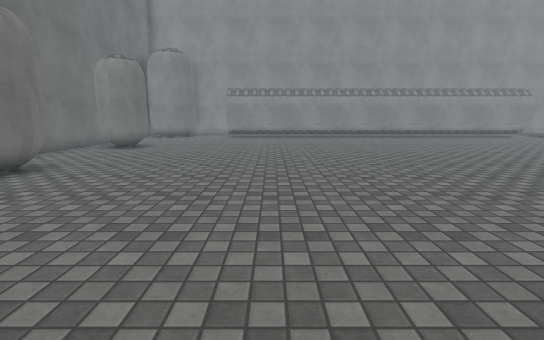
View 1 (above)

20 first-person views from a walk through a scene from a Unity 3-D project. The camera is 1.3 m above the floor, tilts 10° down and sees 85° across. The floor is counted in squares, 1 m on a side. Each view is taken from the middle of a square. On the plan, view 1 faces up. The plan holds only what a view shows up to about 14 squares ahead; the rest is blank. Some animated figures are left out. Surface patterns are stand-ins for the level's own textures.

View 2
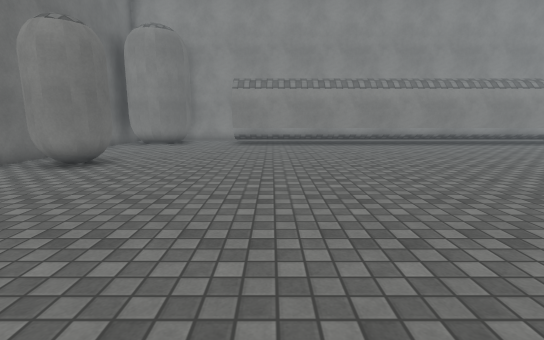

View 3
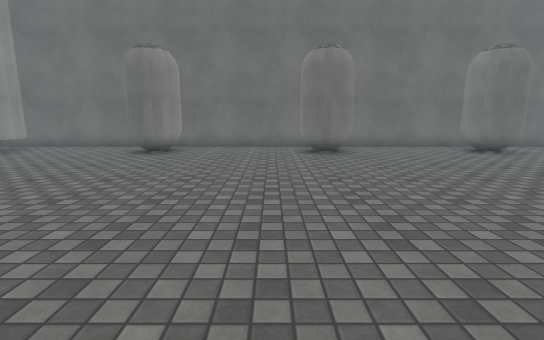

View 4
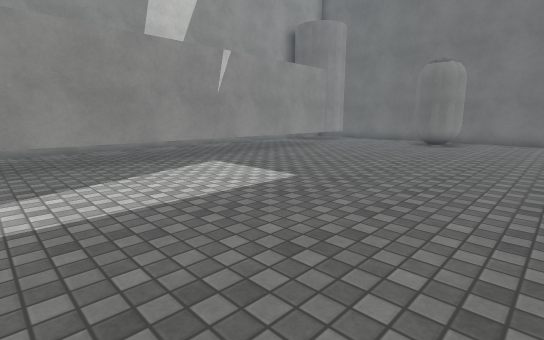

View 5
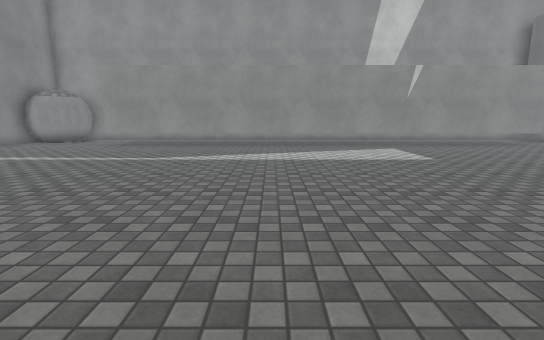

View 6
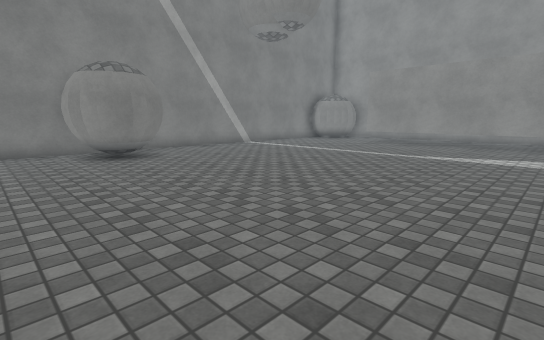

View 7
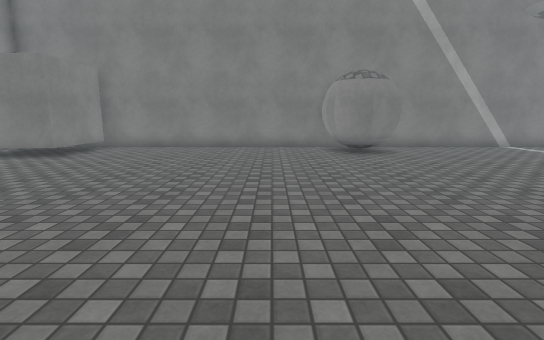

View 8
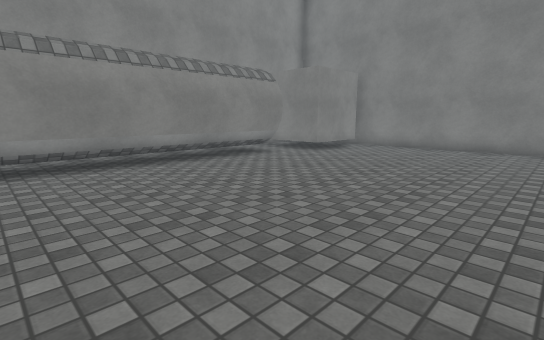

View 9
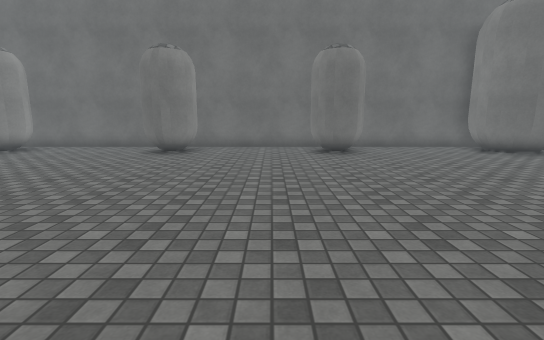

View 10
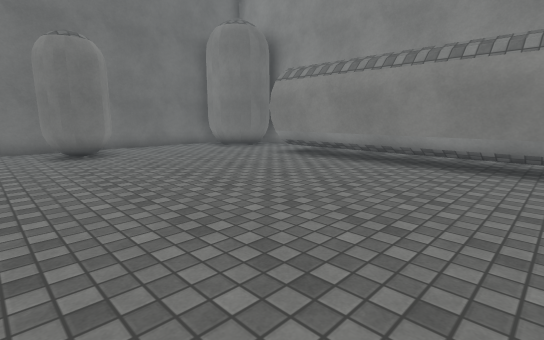

View 11
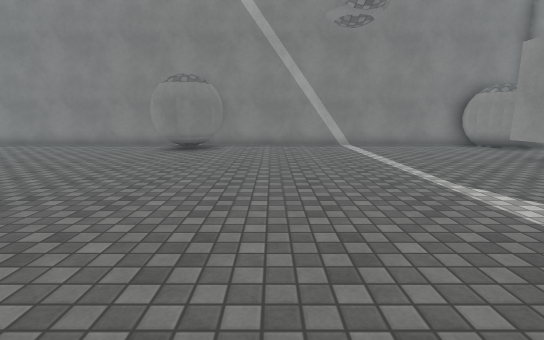

View 12
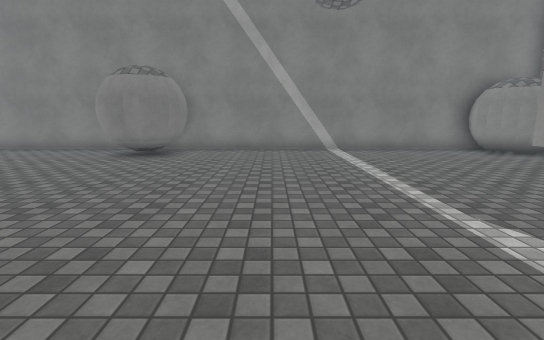

View 13
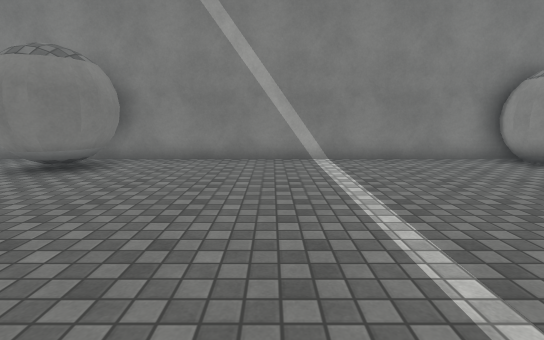

View 14
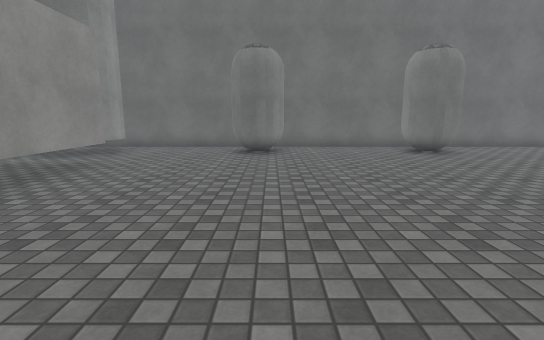

View 15
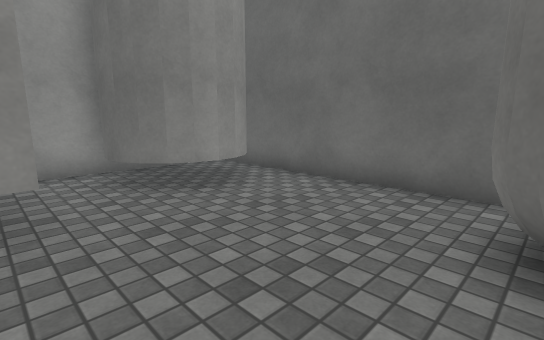

View 16
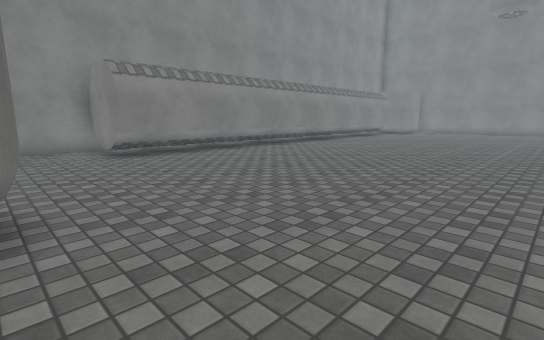

View 17
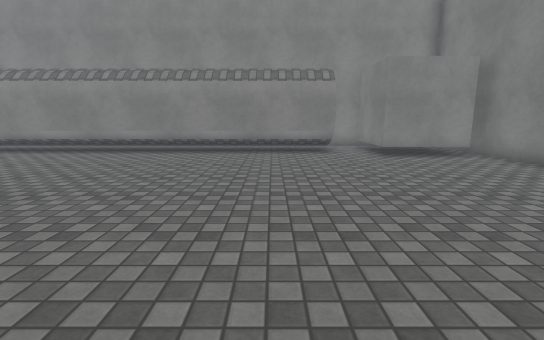

View 18
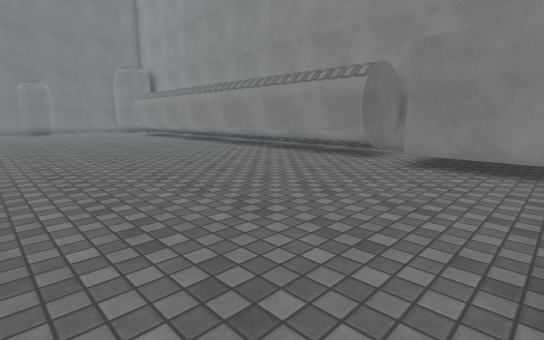

View 19
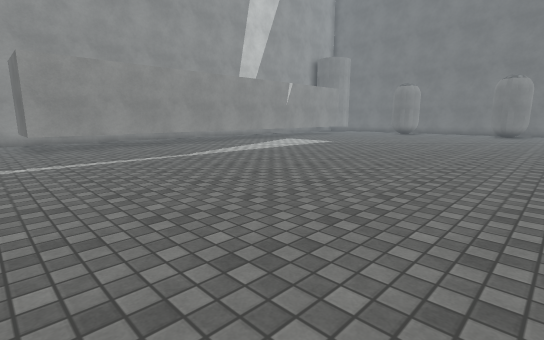

View 20
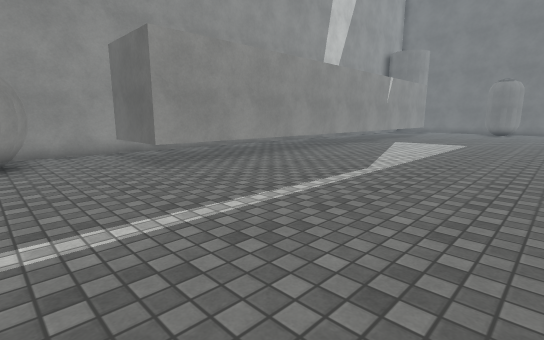

### Floor plan
Points are (right, up) in squares from view 1. A wall is a line through its corners. A room is listed if a view was taken in it or the views show most of it. See-through windows are left out.
Room 1 (views 1, 2, 3, 4, 5, 6, 7, 8, 9, 10, 11, 12, 13, 14, 15, 16, 17, 18, 19, 20)
walls: (18.3, 7.6) (18.4, 8.1); (18.4, 6.9) (18.3, 7.8) (18.7, 8.6) (19.4, 9) (19.8, 9); (18.6, 8.4) (18.9, 8.7); (19.1, 6.2) (18.6, 6.7) (18.4, 7.1); (-3.5, -3.7) (16.6, -3.7) (16.6, -6.8); (20.3, 6.2) (19.9, 6.1) (19.3, 6.2) (19, 6.3); (-2.8, 18.9) (-2.8, 21.6); (21.4, 8.4) (21.4, 19.2); (16.3, 18.8) (-2.8, 18.8); (-5.4, -5) (-4.9, -5.5); (-5.1, -5.3) (-4.7, -5.9); (-4.8, -5.7) (-4.8, -6.2) (-4.8, -6.7); (-5.4, 19.5) (-5.8, 19.1) (-6.1, 19) (-6.9, 18.8); (-6.3, -4.7) (-5.6, -4.8); (-2.5, 22) (-5, 22); (-6.6, 18.9) (-7.1, 18.9) (-7.6, 19.2); (-7, -4.8) (-6, -4.6) (-5.2, -5.1); (15.5, -7.8) (19.2, -7.8); (-5.2, 20.9) (-5.1, 20.4) (-5.2, 19.9) (-5.6, 19.3); (16.3, 21.8) (16.3, 18.9); (19, -5.8) (19.3, -5.2) (20.2, -4.7); (-7.5, -5.3) (-7.1, -5) (-6.7, -4.8); (19, -6.3) (19.1, -5.6) (19.8, -4.9) (20.6, -4.7); (20.4, -4.8) (20.8, -4.8) (21.4, -5.1) (21.4, 7.1); (20.9, 18.3) (17.8, 18.3) (17.8, 21.2); (-5.5, -7.8) (-3.8, -7.8); (18.1, 22) (15.8, 22); (-8.5, 20) (-8.5, -6.5)
low walls: (18.4, 7.4) (18.6, 8.2) (19, 8.6); (18.6, 6.9) (18.5, 7.7) (18.9, 8.5) (19.4, 8.8); (18.8, 6.7) (18.6, 7.2); (18.9, 6.9) (18.7, 7.2); (19.1, 8.4) (19.5, 8.6); (19.2, 6.6) (18.7, 7) (18.7, 7.6); (19.8, 6.3) (19.5, 6.3) (18.9, 6.6) (18.7, 6.8); (16.3, 18.9) (-2.8, 18.9); (-5.9, 19.3) (-6.1, 19.2); (-5.5, 20.1) (-5.8, 19.6) (-6.4, 19.3); (-5.3, 20.5) (-5.4, 19.8) (-6, 19.2) (-6.7, 19.1) (-7, 19.2); (19.1, -5.9) (19.3, -5.6) (19.5, -5.3) (20.2, -5); (20, -5.1) (20.5, -5) (20.9, -5.1); (19.3, -6.3) (19.4, -5.7) (19.8, -5.3)
objects: capsule (-7, 0) to (-6, 1); capsule (-7, 6) to (-6, 8); capsule (-7, 13) to (-6, 14)

Positions as (right, up) in squares from view 1, and headings:
1: (0, 0), facing up
2: (-1, 5), facing up
3: (5, 5), facing left
4: (9, 5), facing down-left
5: (9, 10), facing down
6: (9, 11), facing down-right
7: (8, 11), facing right
8: (8, 11), facing up-right
9: (5, 11), facing left
10: (5, 11), facing up-left
11: (7, 4), facing right
12: (9, 3), facing right
13: (12, 2), facing right
14: (5, 1), facing left
15: (-3, 0), facing down-left
16: (-6, 9), facing up-right
17: (14, 8), facing up
18: (21, 10), facing up-left
19: (18, 10), facing down-left
20: (20, 4), facing down-left
